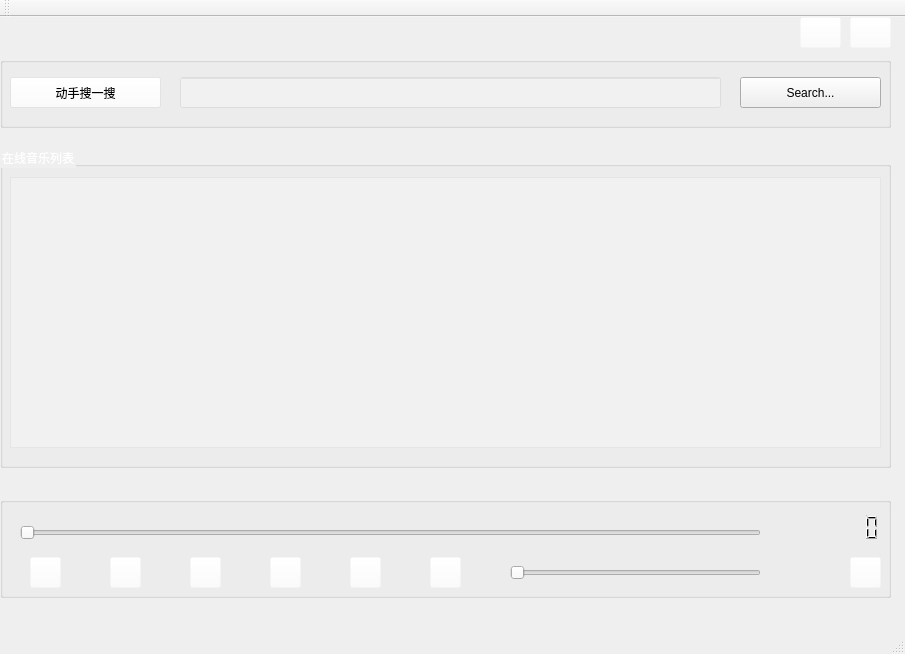
<?xml version="1.0" encoding="UTF-8"?>
<ui version="4.0">
 <class>MainWindow</class>
 <widget class="QMainWindow" name="MainWindow">
  <property name="geometry">
   <rect>
    <x>0</x>
    <y>0</y>
    <width>905</width>
    <height>654</height>
   </rect>
  </property>
  <property name="windowTitle">
   <string>MainWindow</string>
  </property>
  <widget class="QWidget" name="centralWidget">
   <widget class="QLabel" name="label_DisplaySongTitle">
    <property name="geometry">
     <rect>
      <x>0</x>
      <y>0</y>
      <width>791</width>
      <height>31</height>
     </rect>
    </property>
    <property name="text">
     <string/>
    </property>
   </widget>
   <widget class="QGroupBox" name="groupBox_3">
    <property name="geometry">
     <rect>
      <x>0</x>
      <y>480</y>
      <width>891</width>
      <height>101</height>
     </rect>
    </property>
    <property name="title">
     <string/>
    </property>
    <widget class="QPushButton" name="pushButton_AddSong">
     <property name="geometry">
      <rect>
       <x>30</x>
       <y>60</y>
       <width>31</width>
       <height>31</height>
      </rect>
     </property>
     <property name="styleSheet">
      <string notr="true">background-color:rgb(255,255,255,0)</string>
     </property>
     <property name="text">
      <string/>
     </property>
     <property name="icon">
      <iconset resource="resource.qrc">
       <normaloff>:/new/prefix1/images/MOpenSong.png</normaloff>:/new/prefix1/images/MOpenSong.png</iconset>
     </property>
    </widget>
    <widget class="QPushButton" name="pushButton_PlaySong">
     <property name="geometry">
      <rect>
       <x>110</x>
       <y>60</y>
       <width>31</width>
       <height>31</height>
      </rect>
     </property>
     <property name="styleSheet">
      <string notr="true">background-color:rgb(255,255,255,0)</string>
     </property>
     <property name="text">
      <string/>
     </property>
     <property name="icon">
      <iconset resource="resource.qrc">
       <normaloff>:/new/prefix1/images/MPlay.png</normaloff>:/new/prefix1/images/MPlay.png</iconset>
     </property>
    </widget>
    <widget class="QPushButton" name="pushButton_PreviousSong">
     <property name="geometry">
      <rect>
       <x>350</x>
       <y>60</y>
       <width>31</width>
       <height>31</height>
      </rect>
     </property>
     <property name="styleSheet">
      <string notr="true">background-color:rgb(255,255,255,0)</string>
     </property>
     <property name="text">
      <string/>
     </property>
     <property name="icon">
      <iconset resource="resource.qrc">
       <normaloff>:/new/prefix1/images/MPrevious.png</normaloff>:/new/prefix1/images/MPrevious.png</iconset>
     </property>
    </widget>
    <widget class="QPushButton" name="pushButton_PauseSong">
     <property name="geometry">
      <rect>
       <x>190</x>
       <y>60</y>
       <width>31</width>
       <height>31</height>
      </rect>
     </property>
     <property name="styleSheet">
      <string notr="true">background-color:rgb(255,255,255,0)</string>
     </property>
     <property name="text">
      <string/>
     </property>
     <property name="icon">
      <iconset resource="resource.qrc">
       <normaloff>:/new/prefix1/images/MPause.png</normaloff>:/new/prefix1/images/MPause.png</iconset>
     </property>
    </widget>
    <widget class="QPushButton" name="pushButton_StopPlaySong">
     <property name="geometry">
      <rect>
       <x>270</x>
       <y>60</y>
       <width>31</width>
       <height>31</height>
      </rect>
     </property>
     <property name="styleSheet">
      <string notr="true">background-color:rgb(255,255,255,0)</string>
     </property>
     <property name="text">
      <string/>
     </property>
     <property name="icon">
      <iconset resource="resource.qrc">
       <normaloff>:/new/prefix1/images/MStops.png</normaloff>:/new/prefix1/images/MStops.png</iconset>
     </property>
    </widget>
    <widget class="QPushButton" name="pushButton_PlayNextSong">
     <property name="geometry">
      <rect>
       <x>430</x>
       <y>60</y>
       <width>31</width>
       <height>31</height>
      </rect>
     </property>
     <property name="styleSheet">
      <string notr="true">background-color:rgb(255,255,255,0)</string>
     </property>
     <property name="text">
      <string/>
     </property>
     <property name="icon">
      <iconset resource="resource.qrc">
       <normaloff>:/new/prefix1/images/MNext.png</normaloff>:/new/prefix1/images/MNext.png</iconset>
     </property>
    </widget>
    <widget class="QSlider" name="horizontalSlider_PlayProgress">
     <property name="geometry">
      <rect>
       <x>20</x>
       <y>20</y>
       <width>741</width>
       <height>31</height>
      </rect>
     </property>
     <property name="orientation">
      <enum>Qt::Horizontal</enum>
     </property>
    </widget>
    <widget class="QSlider" name="horizontalSlider_Volume">
     <property name="geometry">
      <rect>
       <x>510</x>
       <y>60</y>
       <width>251</width>
       <height>31</height>
      </rect>
     </property>
     <property name="orientation">
      <enum>Qt::Horizontal</enum>
     </property>
    </widget>
    <widget class="QPushButton" name="pushButton_SoundYesNo">
     <property name="geometry">
      <rect>
       <x>850</x>
       <y>60</y>
       <width>31</width>
       <height>31</height>
      </rect>
     </property>
     <property name="styleSheet">
      <string notr="true">background-color:rgb(255,255,255,0)</string>
     </property>
     <property name="text">
      <string/>
     </property>
     <property name="icon">
      <iconset resource="resource.qrc">
       <normaloff>:/new/prefix1/images/MSound.png</normaloff>:/new/prefix1/images/MSound.png</iconset>
     </property>
    </widget>
    <widget class="QLCDNumber" name="lcdNumber_PlayTime">
     <property name="geometry">
      <rect>
       <x>810</x>
       <y>10</y>
       <width>71</width>
       <height>41</height>
      </rect>
     </property>
     <property name="styleSheet">
      <string notr="true">background-color:rgb(255,255,255,0)</string>
     </property>
    </widget>
   </widget>
   <widget class="QGroupBox" name="groupBox_2">
    <property name="geometry">
     <rect>
      <x>0</x>
      <y>130</y>
      <width>891</width>
      <height>321</height>
     </rect>
    </property>
    <property name="styleSheet">
     <string notr="true">color: rgb(255, 255, 255);</string>
    </property>
    <property name="title">
     <string>在线音乐列表</string>
    </property>
   </widget>
   <widget class="QPlainTextEdit" name="plainTextEdit_SongList">
    <property name="geometry">
     <rect>
      <x>10</x>
      <y>160</y>
      <width>871</width>
      <height>271</height>
     </rect>
    </property>
    <property name="styleSheet">
     <string notr="true">background-color:rgb(255,255,255,70)</string>
    </property>
   </widget>
   <widget class="QGroupBox" name="groupBox">
    <property name="geometry">
     <rect>
      <x>0</x>
      <y>40</y>
      <width>891</width>
      <height>71</height>
     </rect>
    </property>
    <property name="title">
     <string/>
    </property>
    <widget class="QPushButton" name="pushButton_St">
     <property name="geometry">
      <rect>
       <x>10</x>
       <y>20</y>
       <width>151</width>
       <height>31</height>
      </rect>
     </property>
     <property name="styleSheet">
      <string notr="true">background-color:rgb(255,255,255,70)</string>
     </property>
     <property name="text">
      <string>动手搜一搜</string>
     </property>
     <property name="icon">
      <iconset resource="resource.qrc">
       <normaloff>:/new/prefix1/images/MDriect.png</normaloff>:/new/prefix1/images/MDriect.png</iconset>
     </property>
    </widget>
    <widget class="QLineEdit" name="lineEdit_InputSongs">
     <property name="geometry">
      <rect>
       <x>180</x>
       <y>20</y>
       <width>541</width>
       <height>31</height>
      </rect>
     </property>
     <property name="styleSheet">
      <string notr="true">background-color:rgb(255,255,255,70)</string>
     </property>
    </widget>
    <widget class="QPushButton" name="pushButton_SearchSong">
     <property name="geometry">
      <rect>
       <x>740</x>
       <y>20</y>
       <width>141</width>
       <height>31</height>
      </rect>
     </property>
     <property name="styleSheet">
      <string notr="true"/>
     </property>
     <property name="text">
      <string>Search...</string>
     </property>
     <property name="icon">
      <iconset resource="resource.qrc">
       <normaloff>:/new/prefix1/images/MSerach.png</normaloff>:/new/prefix1/images/MSerach.png</iconset>
     </property>
    </widget>
   </widget>
   <widget class="QPushButton" name="pushButton_About">
    <property name="geometry">
     <rect>
      <x>800</x>
      <y>0</y>
      <width>41</width>
      <height>31</height>
     </rect>
    </property>
    <property name="styleSheet">
     <string notr="true">background-color:rgb(255,255,255,0)</string>
    </property>
    <property name="text">
     <string/>
    </property>
    <property name="icon">
     <iconset resource="resource.qrc">
      <normaloff>:/new/prefix1/images/MAbout.png</normaloff>:/new/prefix1/images/MAbout.png</iconset>
    </property>
   </widget>
   <widget class="QPushButton" name="pushButton_Exit">
    <property name="geometry">
     <rect>
      <x>850</x>
      <y>0</y>
      <width>41</width>
      <height>31</height>
     </rect>
    </property>
    <property name="styleSheet">
     <string notr="true">background-color:rgb(255,255,255,0)</string>
    </property>
    <property name="text">
     <string/>
    </property>
    <property name="icon">
     <iconset resource="resource.qrc">
      <normaloff>:/new/prefix1/images/MQuit.png</normaloff>:/new/prefix1/images/MQuit.png</iconset>
    </property>
   </widget>
  </widget>
  <widget class="QMenuBar" name="menuBar">
   <property name="geometry">
    <rect>
     <x>0</x>
     <y>0</y>
     <width>905</width>
     <height>17</height>
    </rect>
   </property>
  </widget>
  <widget class="QToolBar" name="mainToolBar">
   <attribute name="toolBarArea">
    <enum>TopToolBarArea</enum>
   </attribute>
   <attribute name="toolBarBreak">
    <bool>false</bool>
   </attribute>
  </widget>
  <widget class="QStatusBar" name="statusBar"/>
 </widget>
 <layoutdefault spacing="6" margin="11"/>
 <resources>
  <include location="resource.qrc"/>
 </resources>
 <connections/>
</ui>
